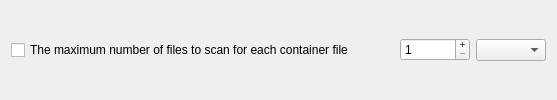
            <widget class="QFrame" name="limitFrame_3">
             <property name="minimumSize">
              <size>
               <width>0</width>
               <height>0</height>
              </size>
             </property>
             <property name="frameShape">
              <enum>QFrame::Shape::NoFrame</enum>
             </property>
             <property name="frameShadow">
              <enum>QFrame::Shadow::Raised</enum>
             </property>
             <layout class="QHBoxLayout" name="horizontalLayout_14">
              <property name="topMargin">
               <number>2</number>
              </property>
              <property name="bottomMargin">
               <number>2</number>
              </property>
              <item>
               <widget class="QCheckBox" name="pwmaxNumberForContainerCheckBox">
                <property name="text">
                 <string>The maximum number of files to scan for each container file</string>
                </property>
               </widget>
              </item>
              <item>
               <spacer name="horizontalSpacer">
                <property name="orientation">
                 <enum>Qt::Orientation::Horizontal</enum>
                </property>
                <property name="sizeHint" stdset="0">
                 <size>
                  <width>40</width>
                  <height>20</height>
                 </size>
                </property>
               </spacer>
              </item>
              <item>
               <widget class="QSpinBox" name="pwmaxNumberForContainerSpinBox">
                <property name="minimumSize">
                 <size>
                  <width>70</width>
                  <height>0</height>
                 </size>
                </property>
                <property name="maximumSize">
                 <size>
                  <width>70</width>
                  <height>16777215</height>
                 </size>
                </property>
                <property name="buttonSymbols">
                 <enum>QAbstractSpinBox::ButtonSymbols::PlusMinus</enum>
                </property>
                <property name="minimum">
                 <number>1</number>
                </property>
                <property name="maximum">
                 <number>999</number>
                </property>
               </widget>
              </item>
              <item>
               <widget class="QComboBox" name="pwmaxNumberForContainerComboBox">
                <property name="minimumSize">
                 <size>
                  <width>70</width>
                  <height>0</height>
                 </size>
                </property>
                <property name="maximumSize">
                 <size>
                  <width>70</width>
                  <height>16777215</height>
                 </size>
                </property>
                <item>
                 <property name="text">
                  <string/>
                 </property>
                </item>
                <item>
                 <property name="text">
                  <string>K</string>
                 </property>
                </item>
                <item>
                 <property name="text">
                  <string>M</string>
                 </property>
                </item>
               </widget>
              </item>
             </layout>
            </widget>
